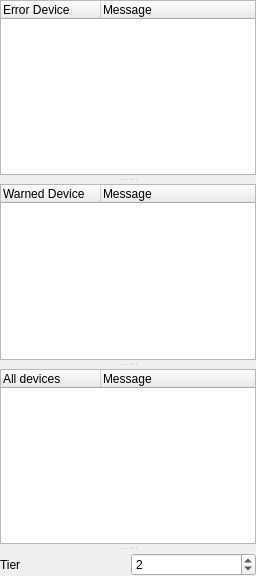
<?xml version="1.0" encoding="UTF-8"?>
<ui version="4.0">
 <class>RobotMonitorWidget</class>
 <widget class="RobotMonitorWidget" name="RobotMonitorWidget">
  <property name="geometry">
   <rect>
    <x>0</x>
    <y>0</y>
    <width>256</width>
    <height>576</height>
   </rect>
  </property>
  <property name="minimumSize">
   <size>
    <width>200</width>
    <height>150</height>
   </size>
  </property>
  <property name="windowTitle">
   <string>Runtime Monitor</string>
  </property>
  <layout class="QVBoxLayout" name="vlayout_top">
   <property name="spacing">
    <number>0</number>
   </property>
   <property name="leftMargin">
    <number>0</number>
   </property>
   <property name="topMargin">
    <number>0</number>
   </property>
   <property name="rightMargin">
    <number>0</number>
   </property>
   <property name="bottomMargin">
    <number>0</number>
   </property>
   <item>
    <widget class="QSplitter" name="splitter">
     <property name="orientation">
      <enum>Qt::Vertical</enum>
     </property>
     <property name="handleWidth">
      <number>9</number>
     </property>
     <widget class="QTreeWidget" name="err_flattree">
      <property name="minimumSize">
       <size>
        <width>75</width>
        <height>25</height>
       </size>
      </property>
      <property name="alternatingRowColors">
       <bool>true</bool>
      </property>
      <property name="sortingEnabled">
       <bool>false</bool>
      </property>
      <column>
       <property name="text">
        <string notr="true">Error Device</string>
       </property>
      </column>
      <column>
       <property name="text">
        <string>Message</string>
       </property>
      </column>
     </widget>
     <widget class="QTreeWidget" name="warn_flattree">
      <property name="minimumSize">
       <size>
        <width>75</width>
        <height>25</height>
       </size>
      </property>
      <property name="alternatingRowColors">
       <bool>true</bool>
      </property>
      <property name="sortingEnabled">
       <bool>false</bool>
      </property>
      <column>
       <property name="text">
        <string notr="true">Warned Device</string>
       </property>
      </column>
      <column>
       <property name="text">
        <string>Message</string>
       </property>
      </column>
     </widget>
     <widget class="QTreeWidget" name="tree_all_devices">
      <property name="minimumSize">
       <size>
        <width>75</width>
        <height>25</height>
       </size>
      </property>
      <property name="alternatingRowColors">
       <bool>true</bool>
      </property>
      <property name="sortingEnabled">
       <bool>false</bool>
      </property>
      <property name="animated">
       <bool>true</bool>
      </property>
      <attribute name="headerCascadingSectionResizes">
       <bool>true</bool>
      </attribute>
      <column>
       <property name="text">
        <string notr="true">All devices</string>
       </property>
       <property name="toolTip">
        <string/>
       </property>
       <property name="statusTip">
        <string/>
       </property>
      </column>
      <column>
       <property name="text">
        <string>Message</string>
       </property>
      </column>
     </widget>
     <widget class="QWidget" name="horizontalLayoutWidget">
      <layout class="QHBoxLayout" name="horizontalLayout">
       <item>
        <widget class="QLabel" name="label">
         <property name="text">
          <string>Tier</string>
         </property>
        </widget>
       </item>
       <item>
        <widget class="QSpinBox" name="tierSpinner">
         <property name="minimum">
          <number>1</number>
         </property>
         <property name="maximum">
          <number>5</number>
         </property>
         <property name="value">
          <number>2</number>
         </property>
        </widget>
       </item>
      </layout>
     </widget>
    </widget>
   </item>
  </layout>
 </widget>
 <customwidgets>
  <customwidget>
   <class>RobotMonitorWidget</class>
   <extends>QWidget</extends>
   <header>rqt_robot_monitor.robot_monitor</header>
   <container>1</container>
  </customwidget>
 </customwidgets>
 <resources/>
 <connections/>
</ui>
